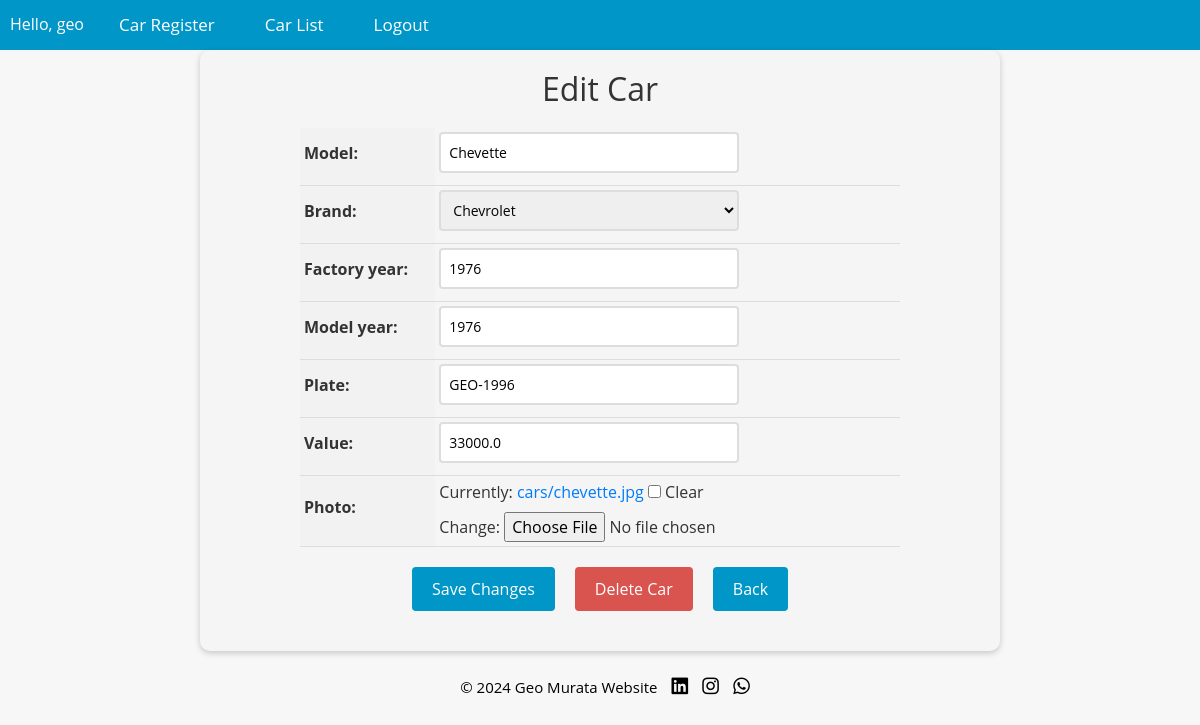
Page /cars/2/update (signed in) on the committed database.
### cars/models.py (models this page shows, shortened)
class Car(models.Model):
    id = models.AutoField(primary_key=True) # id de chave primaria
    model = models.CharField(max_length=200) # modelo do carro
    brand = models.ForeignKey(Brand, on_delete=models.PROTECT, related_name='car_brand') # marca do carro
    factory_year = models.IntegerField(blank=True, null=True) # ano de fabricação
    model_year = models.IntegerField(blank=True, null=True) # ano do modelo
    plate = models.CharField(max_length=10, blank=True, null=True) # placa do carro
    value = models.FloatField(blank=True, null=True) # valor do carro
    photo = models.ImageField(upload_to='cars/', blank=True, null=True)

### cars/views.py (the view, shortened to what this page needs)
# urls.py: path('cars/<int:pk>/update', CarUpdateView.as_view(), name='car_update'),
@method_decorator(login_required(login_url='login'), name='dispatch')
class CarUpdateView(UpdateView):
    model = Car
    form_class = CarModelForm
    template_name = 'car_update.html'

### cars/forms.py (shortened to what this page needs)
class CarModelForm(forms.ModelForm):
    class Meta:
        model = Car
        fields = '__all__'

### cars/models.py (called while the page is built)
    def __str__(self):
        return self.name

### cars/templates/car_update.html (shortened to what this page needs)
{% extends "base.html" %}
{% block content %}
{% load static %}
<head>
    <link rel="stylesheet" href="../../static/css/car_update.css">
</head>
  <form method="post" enctype="multipart/form-data">
    <h1>Edit Car</h1>
    <table>
      {{ form.as_table }}
    </table>
    <div>
      <div class="buttons-container">
        <input type="submit" value="Save Changes" class="btn btn-primary">
        <a href="{% url 'car_delete' pk=object.pk %}" class="btn btn-danger">Delete Car</a>
        <a href="{% url 'car_detail' car.pk %}" class="btn btn-secondary">Back</a>
      </div>
    </div>
  </form>
{% endblock %}

### app/templates/base.html (shortened to what this page needs)
<!DOCTYPE html>
<html lang="en">
<head>
  <link rel="stylesheet" href="https://stackpath.bootstrapcdn.com/bootstrap/4.5.2/css/bootstrap.min.css">
  <link rel="stylesheet" href="https://cdnjs.cloudflare.com/ajax/libs/font-awesome/6.4.2/css/all.min.css"
 />
  <link rel="stylesheet" href="../../static/css/base.css">
  {% load static %}
</head>
<body>
  <header>
    <nav>
      <ul>
        {% if user.is_authenticated %}
          <li>Hello, {{ user.username }}</li>
          <li><a class="main-btn" href="{% url 'new_car' %}">Car Register</a></li>
        {% endif %}
        <li><a class="main-btn" href="{% url 'cars_list' %}">Car List</a></li>
        {% if user.is_authenticated %}
          <li><a class="main-btn" href="{% url 'logout' %}">Logout</a></li>
        {% endif %}
      </ul>
    </nav>
  </header>
  <main>
    {% block content %}
    {% endblock %}
  </main>
  <div style="align-content: center; text-align: center;">
    <br>
      <p> <a href="https://geomurata.com" class="footer-btn" target="_blank">&copy; 2024 Geo Murata Website</a>
          <a class="fa-brands fa-linkedin btn-social" href="https://www.linkedin.com/in/geovanne-murata/" target="_blank"></a>
          <a class="fa-brands fa-instagram btn-social" href="https://www.instagram.com/geo.murata/" target="_blank"></a>
          <a class="fa-brands fa-whatsapp btn-social" href="https://wa.me/5511952842140" target="_blank"></a>
  </div>
</body>
</html>

### app/static/css/base.css (style rules this page uses)
body { font-family: 'Open Sans', sans-serif; background-color: #f7f7f7; color: #333; margin: 0; padding: 0; }
header { background-color: #0096c7; color: #fff; text-align: center; }
nav { background-color: #0096c7; color: #fff; height: 50px; display: flex; justify-content: space-between; align-items: center; }
nav ul { list-style: none; margin: 0; padding: 0; display: flex; }
nav ul li { margin: 0 10px; }
nav ul li a { color: #fff; text-decoration: none; font-size: 16px; padding: 15px; transition: all 0.3s ease; }
.main-btn { text-decoration: none; font-size: 17px; }
.footer-btn { text-decoration: none; color: black; font-size: 15px; margin-left: 10px; }
.btn-social { text-decoration: none; color: black; font-size: 19px; margin-left: 10px; }

### cars/static/css/car_update.css (style rules this page uses)
form { max-width: 800px; margin: 0 auto; padding: 20px; background-color: #f5f5f5; border-radius: 10px; box-shadow: 0 2px 6px rgba(0, 0, 0, 0.2); }
form h1 { font-size: 2rem; margin-bottom: 20px; text-align: center; }
table { margin: 0 auto; border-collapse: collapse; width: 100%; max-width: 600px; }
th, td { padding: 4px; text-align: left; border-bottom: 1px solid #ddd; }
th { background-color: #f2f2f2; }
input[type="text"], input[type="number"], select, textarea { padding: 8px; font-size: 14px; border: 2px solid #ddd; border-radius: 4px; width: 100%; max-width: 300px; margin-bottom: 8px; transition: border-bottom-color 0.3s ease-in-out; }
.btn { background-color: #0096c7; color: #fff; border: none; padding: 10px 20px; font-size: 16px; border-radius: 4px; cursor: pointer; transition: background-color 0.3s ease-in-out; }
.buttons-container { display: flex; justify-content: center; margin-top: 20px; margin-bottom: 20px; }
.btn { display: inline-block; background-color: #0096c7; color: #fff; border: none; padding: 10px 20px; font-size: 16px; border-radius: 4px; cursor: pointer; transition: background-color 0.3s ease-in-out; margin: 0 10px; }
.btn-danger { background-color: #d9534f; text-decoration: none !important; }
a { text-decoration: none !important; }

### rows in the picture
Car: model "Chevette", brand "Chevrolet", factory_year "1976", model_year "1976", plate "GEO-1996", value "33000.0"

### other values in the picture
{{ user.username }} "geo"
